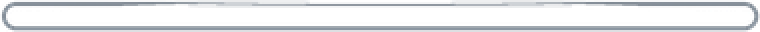
#> input picture art/assets/ui/ui_bar_frame_v1.png, 380 x 16 px (shown 2 times larger); its folder holds only this picture in this run
$ python ui_build.py
#> lines starting #> are read from the running program, lines starting #| are printed output that depends on the picture; after the words box and inside, x2 and y2 are one past the last pixel; in counts of white or black regions, pixels touching at a corner belong together
#!/usr/bin/env python3
# -*- coding: utf-8 -*-
"""ui_build.py —— 九宫格 UI 精确生成器

为什么 UI 不能直接拿 AI 出图进引擎（第 5 批实测结论）：
  九宫格要成立，四边距 / 圆角半径 / 内描边宽度必须**像素级严格一致**，且
  可拉伸区的像素必须**完全均匀**（方差为 0）。生成模型做不到这两条：
  同一张图里的四个材质块，圆角与描边肉眼看都不一样，直接切九宫格拉伸必出接缝。

所以本批走双轨：
  · 几何（圆角、描边、边距、1px alpha 边）—— 本脚本逐像素精确绘制，4x 超采样
  · 材质（磨损、烟熏、划痕）        —— 从 art/raw/ui 的 AI 材质图取纹理，
                                       只铺在四角 32px 区块内，且径向淡出到区块边界
  边缘中段与中心保持纯色，保证拉伸不变形 —— 这是九宫格唯一正确的做法。

用法：
  python ui_build.py                       # 生成全部
  python ui_build.py --outdir D:/x/ui      # 指定输出
  python ui_build.py --verify              # 只跑验收，不写文件

输出全部 RGBA，几何全在整数像素上。
依赖：pillow
"""

from __future__ import annotations

import argparse
import math
import random
from pathlib import Path

from PIL import Image, ImageDraw, ImageFilter

# ---------------- 色板（与 ui/hud.gd 对齐） ----------------
INK = (15, 18, 23, 255)          # #0F1217 面板底
INK_DEEP = (10, 13, 17, 255)     # 条槽更暗
PLATE = (26, 31, 38, 255)        # #1A1F26 板面亮面
STROKE = (42, 48, 56, 255)       # #2A3038 内描边
BTN = (58, 66, 76, 255)          # #3A424C 按钮面
BTN_HI = (70, 79, 91, 255)       # 按钮上半略亮
EMBER = (232, 131, 74, 255)      # #E8834A 强调
OCHRE = (194, 162, 119, 255)     # #C2A277 夯土
OCHRE_D = (138, 111, 82, 255)    # #8A6F52 夯土暗
IRON = (183, 195, 207, 255)      # #B7C3CF
PAPER = (235, 240, 247, 255)     # #EBF0F7
RED = (217, 72, 47, 255)         # #D9482F

S = 4  # 超采样倍率


def q(v: float) -> int:
    return int(round(v * S))


def new(w: int, h: int) -> Image.Image:
    return Image.new("RGBA", (q(w), q(h)), (0, 0, 0, 0))


def down(im: Image.Image, w: int, h: int) -> Image.Image:
    return im.resize((w, h), Image.LANCZOS)


def rrect_mask(w: int, h: int, r: float) -> Image.Image:
    m = Image.new("L", (q(w), q(h)), 0)
    ImageDraw.Draw(m).rounded_rectangle([0, 0, q(w) - 1, q(h) - 1], radius=q(r), fill=255)
    return m


def rrect(img: Image.Image, box, r: float, fill=None, outline=None, width: float = 1) -> None:
    d = ImageDraw.Draw(img)
    d.rounded_rectangle([q(box[0]), q(box[1]), q(box[2]), q(box[3])],
                        radius=q(r), fill=fill, outline=outline,
                        width=max(1, q(width)) if outline else 0)


def flat(img: Image.Image, color) -> Image.Image:
    layer = Image.new("RGBA", img.size, color)
    return layer


# ---------------- 材质纹理（来自 AI 材质图） ----------------

_TEX_CACHE: dict[str, Image.Image | None] = {}


def load_tex(raw_dir: Path) -> Image.Image | None:
    """取 AI 材质图里左上那块铁板的内部区域作为磨损纹理。"""
    key = str(raw_dir)
    if key in _TEX_CACHE:
        return _TEX_CACHE[key]
    cands = sorted(raw_dir.glob("*.png")) if raw_dir.exists() else []
    tex = None
    if cands:
        src = Image.open(cands[0]).convert("RGB")
        w, h = src.size
        # 左上象限内部，避开铆钉与边缘
        crop = src.crop((int(w * 0.16), int(h * 0.16), int(w * 0.44), int(h * 0.44)))
        tex = crop.resize((160, 160), Image.LANCZOS).convert("L")
    _TEX_CACHE[key] = tex
    return tex


def proc_wear(B: int, seed: int, amp: float) -> list[list[int]]:
    """程序化磨损：返回 B×B 的有符号明度偏移表（纯 Python，不依赖 numpy）。

    为什么放弃 AI 纹理：实测 AI 出的铁板中段明度 std 只有 4.2（铆钉那 174 的高光不算
    纹理），缩到 32px 角块后偏移不到 ±2，肉眼完全看不出四角有磨损 —— 等于没做。
    程序化可控：划痕方向、烟熏浓度、锈斑密度都能直接调，且固定 seed 可复现。

    三类痕迹分开生成，对应真实铁板的三种损伤：
      · 划痕 scratch —— 细长直线，方向随机，受光侧提亮、背光侧压暗（一明一暗成对出现）
      · 烟熏 soot    —— 低频团块，只压暗，集中在外角
      · 锈斑 rust    —— 稀疏小点，提亮（锈是浅褐色，在近黑底上是亮点）
    """
    rnd = random.Random(seed)
    off = [[0.0] * B for _ in range(B)]

    # 低频烟熏：几团高斯，中心偏外角
    for _ in range(3):
        cx = rnd.uniform(-0.1, 0.55) * B
        cy = rnd.uniform(-0.1, 0.55) * B
        sg = rnd.uniform(0.22, 0.42) * B
        amt = rnd.uniform(0.7, 1.0)
        for y in range(B):
            dy = (y - cy) / sg
            for x in range(B):
                dx = (x - cx) / sg
                g = math.exp(-(dx * dx + dy * dy) * 0.5)
                if g > 0.01:
                    off[y][x] -= amp * 0.55 * amt * g

    # 细长划痕
    for _ in range(5):
        a = rnd.uniform(0, math.pi)
        L = rnd.uniform(0.28, 0.62) * B
        x0 = rnd.uniform(0.05, 0.75) * B
        y0 = rnd.uniform(0.05, 0.75) * B
        dx, dy = math.cos(a), math.sin(a)
        thick = rnd.choice((0.8, 1.0, 1.2))
        bright = rnd.uniform(0.55, 1.0)
        steps = int(L * 2)
        for i in range(steps):
            t = i / float(steps)
            px = x0 + dx * L * t
            py = y0 + dy * L * t
            # 划痕本身提亮，紧邻下方 1px 压暗（受光沟槽的读法）
            for oy, val in ((0.0, amp * bright), (thick, -amp * bright * 0.55)):
                for ox in (-0.5, 0.0, 0.5):
                    xi = int(px + ox)
                    yi = int(py + oy)
                    if 0 <= xi < B and 0 <= yi < B:
                        off[yi][xi] += val * (1.0 - abs(ox) * 0.6)

    # 锈斑
    for _ in range(14):
        cx = rnd.uniform(0, 1) * B
        cy = rnd.uniform(0, 1) * B
        r = rnd.uniform(0.6, 1.6)
        val = rnd.uniform(0.25, 0.7) * amp
        for y in range(max(0, int(cy - r - 1)), min(B, int(cy + r + 2))):
            for x in range(max(0, int(cx - r - 1)), min(B, int(cx + r + 2))):
                if (x - cx) ** 2 + (y - cy) ** 2 <= r * r:
                    off[y][x] += val

    return off


def apply_wear(img: Image.Image, block: int, tex: Image.Image | None, strength: float = 0.5,
               base_col=INK, seed: int = 7) -> Image.Image:
    """把四角磨损叠到图上，保留原 alpha。

    v3 起改为**程序化双向明暗偏移**。两条历史教训：
      1. 乘算在深底上是死路 —— 面板 #0F1217 乘任何系数仍在 0–23，看不出磨损（v2 实测）。
      2. AI 纹理起伏不够 —— 铁板中段明度 std 仅 4.2，缩到 32px 角块后偏移 ±2，肉眼不可见。
    现在：base + offset，offset 含划痕（成对明暗）、烟熏（只压暗）、锈斑（提亮）。
    衰减 falloff = (1-x/B)^1.15 * (1-y/B)^1.15，在角块两条内边界严格为 0，
    区块尺寸严格等于九宫格边距，绝不越界（v1 越界后中心区实测 127 种颜色）。
    """
    W = img.size[0] // S
    H = img.size[1] // S
    B = block
    amp = 30.0 * strength
    base = proc_wear(B, seed, amp)

    out = img.copy()
    op = out.load()
    for idx, (cx0, cy0) in enumerate(((0, 0), (W - B, 0), (0, H - B), (W - B, H - B))):
        # 每个角各自生成一套痕迹（不同 seed），并朝外角衰减
        off = proc_wear(B, seed * 31 + idx * 977, amp)
        for y in range(B):
            wy = (1.0 - y / float(B)) ** 1.15
            gy = cy0 + (y if idx < 2 else B - 1 - y)
            for x in range(B):
                wv = wy * ((1.0 - x / float(B)) ** 1.15)
                d = int(off[y][x] * wv)
                if d == 0:
                    continue
                gx = cx0 + (x if idx in (0, 2) else B - 1 - x)
                for sy in range(S):
                    for sx in range(S):
                        px, py = gx * S + sx, gy * S + sy
                        r, g, b, a = op[px, py]
                        if a == 0:
                            continue
                        op[px, py] = (max(0, min(255, r + d)), max(0, min(255, g + d)),
                                      max(0, min(255, b + d)), a)
    return out


def rivet(img: Image.Image, cx: float, cy: float, r: float = 3.0) -> None:
    d = ImageDraw.Draw(img)
    # 外圈暗
    d.ellipse([q(cx - r), q(cy - r), q(cx + r), q(cy + r)], fill=STROKE)
    # 左上受光
    d.ellipse([q(cx - r + 0.7), q(cy - r + 0.7), q(cx + r - 1.4), q(cy + r - 1.4)], fill=IRON)
    d.ellipse([q(cx - r + 1.4), q(cy - r + 1.4), q(cx + r - 2.2), q(cy + r - 2.2)], fill=STROKE)


# ---------------- 各资产 ----------------

def build_panel(w: int, h: int, radius: float, border: int, tex, wear_strength: float = 0.55,
                with_rivets: bool = True) -> Image.Image:
    """九宫格面板：细节只在四角 border×border 区块内，其余纯色。"""
    img = new(w, h)
    mask = rrect_mask(w, h, radius)
    img.paste(flat(img, INK), (0, 0), mask)
    img = apply_wear(img, border, tex, wear_strength)
    img.putalpha(mask)
    # 内描边：贴边 4px 处，2px 宽
    st = new(w, h)
    rrect(st, (4, 4, w - 4, h - 4), max(2, radius - 4), outline=STROKE, width=2)
    img = Image.alpha_composite(img, st)
    if with_rivets:
        inset = border * 0.55
        for cx, cy in ((inset, inset), (w - inset, inset), (inset, h - inset), (w - inset, h - inset)):
            rivet(img, cx, cy, r=min(3.4, border * 0.11))
    img.putalpha(mask)
    return img


def build_button(w: int, h: int, state: str, tex) -> Image.Image:
    radius, border = 20, 24
    img = new(w, h)
    mask = rrect_mask(w, h, radius)
    fill = new(w, h)
    off = 2 if state == "pressed" else 0
    if state == "pressed":
        rrect(fill, (0, off, w, h + off), radius,
              fill=tuple(int(c * 0.85) for c in BTN[:3]) + (255,))
    elif state == "disabled":
        rrect(fill, (0, 0, w, h), radius, fill=(56, 59, 63, 255))
    else:
        rrect(fill, (0, 0, w, h), radius, fill=BTN)
    img.paste(fill, (0, 0), mask)
    img = apply_wear(img, border, tex, 0.35, BTN)
    img.putalpha(mask)
    # 亮面/描边一律做成「等宽边框元素」，不画横向色带。
    # v1 用了一条横向 2 阶色块做"上面略亮"，导致左右边缘条带在垂直拉伸时被拉成模糊带，
    # 验收直接测出 left=9 / right=11 种颜色。九宫格里任何横向色带都必须落在角块内。
    st = new(w, h)
    rrect(st, (3, 3 + off, w - 3, h - 3 + off), radius - 3, outline=STROKE, width=2)
    d = ImageDraw.Draw(st)
    d.line([(q(4), q(4 + off)), (q(w - 4), q(4 + off))],
           fill=(255, 255, 255, 20), width=q(1))
    img = Image.alpha_composite(img, st)
    if state != "disabled":
        bar = new(w, h)
        rrect(bar, (5, 7 + off, 9, h - 7 + off), 2, fill=EMBER)
        img = Image.alpha_composite(img, bar)
    if state == "disabled":
        hatch = new(w, h)
        d = ImageDraw.Draw(hatch)
        for i in range(-q(h), q(w) + q(h), q(14)):
            d.line([(i, 0), (i + q(h), q(h))], fill=(255, 255, 255, 26), width=q(1.5))
        hatch.putalpha(Image.composite(hatch.split()[3], Image.new("L", hatch.size, 0), mask))
        img = Image.alpha_composite(img, hatch)
    img.putalpha(mask)
    return img


def build_bar(w: int, h: int, kind: str) -> Image.Image:
    """血条三件套。frame **必须中空** —— v1 画成实心板，叠上去直接把填充盖死了。"""
    img = new(w, h)
    radius = h / 2.0
    if kind == "frame":
        # 只画 2px 环，内部全透明。描边用 IRON 而不是 STROKE：
        # STROKE #2A3038 在 #0F1217 底上对比度只有 1.6:1，缩到 1x 就看不见了，
        # 血条会读成"没有框"。改用 #B7C3CF 的 45% 混合色作为金属亮边。
        d = ImageDraw.Draw(img)
        edge = tuple(int(STROKE[i] + (IRON[i] - STROKE[i]) * 0.62) for i in range(3)) + (255,)
        d.rounded_rectangle([q(1), q(1), q(w - 1), q(h - 1)], radius=q(radius),
                            outline=edge, width=q(2))
        # 上缘一道 1px 高光，暗示金属边框厚度
        d.arc([q(1), q(1), q(w - 1), q(h - 1)], 190, 350, fill=(255, 255, 255, 70), width=q(1))
        return img
    mask = rrect_mask(w, h, radius)
    if kind == "bg":
        img.paste(flat(img, INK_DEEP), (0, 0), mask)
    else:  # fill：纯白，交给代码 modulate 染色
        img.paste(flat(img, (255, 255, 255, 255)), (0, 0), mask)
    img.putalpha(mask)
    return img


def cell_polygon(w: int, h: int, notch: bool) -> list[tuple[float, float]]:
    """碎裂砖格轮廓：切角 + 可选顶部三角缺口。"""
    c = min(w, h) * 0.16
    pts = [(c, 0), (w - c, 0), (w, c * 0.8), (w, h - c * 0.5), (w - c * 0.7, h),
           (c * 0.6, h), (0, h - c * 0.6), (0, c * 0.9)]
    if notch:
        nx = w * 0.5
        nw = w * 0.22
        nd = h * 0.34
        pts = [(c, 0), (nx - nw, 0), (nx, nd), (nx + nw, 0), (w - c, 0),
               (w, c * 0.8), (w, h - c * 0.5), (w - c * 0.7, h),
               (c * 0.6, h), (0, h - c * 0.6), (0, c * 0.9)]
    return [(x * S, y * S) for x, y in pts]


def build_wall_cell(w: int, h: int, state: str) -> Image.Image:
    img = new(w, h)
    d = ImageDraw.Draw(img)
    if state == "breached":
        d.polygon(cell_polygon(w, h, True), fill=INK_DEEP)
        d.line(cell_polygon(w, h, True) + [cell_polygon(w, h, True)[0]],
               fill=(*OCHRE_D[:3], 170), width=q(1.6), joint="curve")
        return img
    d.polygon(cell_polygon(w, h, False), fill=OCHRE)
    # 底部与右侧压暗做厚度
    d.polygon([(0, h), (w, h), (w, h - h * 0.22), (w - w * 0.05, h - h * 0.18),
               (w * 0.05, h - h * 0.18)], fill=OCHRE_D)
    d.line(cell_polygon(w, h, False) + [cell_polygon(w, h, False)[0]],
           fill=(*OCHRE_D[:3], 255), width=q(1.2), joint="curve")
    if state == "damaged":
        # 裂纹：从上缘缺口处向下分叉，形状而非仅靠颜色
        d.line([(q(w * 0.5), q(h * 0.02)), (q(w * 0.42), q(h * 0.45)), (q(w * 0.55), q(h * 0.95))],
               fill=(72, 58, 42, 255), width=q(1.6))
        d.line([(q(w * 0.42), q(h * 0.45)), (q(w * 0.24), q(h * 0.68))],
               fill=(72, 58, 42, 255), width=q(1.2))
        # 右上缺角
        d.polygon([(q(w), q(h * 0.0)), (q(w - w * 0.26), q(0)), (q(w), q(h * 0.34))],
                  fill=(0, 0, 0, 0))
    return img


def build_slot(w: int, h: int, tex) -> Image.Image:
    radius = 6
    img = new(w, h)
    mask = rrect_mask(w, h, radius)
    img.paste(flat(img, INK), (0, 0), mask)
    img = apply_wear(img, 24, tex, 0.4)
    img.putalpha(mask)
    st = new(w, h)
    rrect(st, (0.5, 0.5, w - 0.5, h - 0.5), radius, outline=STROKE, width=1)
    rrect(st, (4.5, 4.5, w - 4.5, h - 4.5), radius - 2, outline=(255, 255, 255, 16), width=1)
    img = Image.alpha_composite(img, st)
    # 四角短刻线（不做铆钉，避免与面板抢)
    t = new(w, h)
    d = ImageDraw.Draw(t)
    L = 10
    for sx, sy, dx, dy in ((0, 0, 1, 1), (1, 0, -1, 1), (0, 1, 1, -1), (1, 1, -1, -1)):
        x = 3 if sx == 0 else w - 3
        y = 3 if sy == 0 else h - 3
        d.line([(q(x), q(y)), (q(x + dx * L), q(y))], fill=STROKE, width=q(1.5))
        d.line([(q(x), q(y)), (q(x), q(y + dy * L))], fill=STROKE, width=q(1.5))
    img = Image.alpha_composite(img, t)
    img.putalpha(mask)
    return img


def build_card(w: int, h: int, border: int, tex) -> Image.Image:
    """奖励卡框：**灰度底**，四主题靠代码 modulate 染色，一套图四用。"""
    radius = 10
    img = new(w, h)
    mask = rrect_mask(w, h, radius)
    g = (200, 200, 200, 255)
    g_d = (150, 150, 150, 255)
    gi = (60, 60, 60, 255)
    img.paste(flat(img, g), (0, 0), mask)
    # 内部镂空：**内圆角必须为 0**。v1 用了 radius-4=6，内圆角的弧线会越过 20px
    # 角块边界（实测在 22px 处出现 5 种杂色），越过的那几像素就落在可拉伸区里。
    # 卡框的"外圆内方"是九宫格的基本形态，不是妥协。
    inner = new(w, h)
    rrect(inner, (border, border, w - border, h - border), 0, fill=gi)
    img = Image.alpha_composite(img, inner)
    img = apply_wear(img, border, tex, 0.3, g)
    img.putalpha(mask)
    st = new(w, h)
    rrect(st, (border - 1, border - 1, w - border + 1, h - border + 1), 0, outline=g_d, width=1)
    rrect(st, (2, 2, w - 2, h - 2), radius - 1, outline=g_d, width=2)
    img = Image.alpha_composite(img, st)
    for cx, cy in ((border * 0.5 + 3, border * 0.5 + 3), (w - border * 0.5 - 3, border * 0.5 + 3),
                   (border * 0.5 + 3, h - border * 0.5 - 3), (w - border * 0.5 - 3, h - border * 0.5 - 3)):
        d = ImageDraw.Draw(img)
        d.ellipse([q(cx - 2), q(cy - 2), q(cx + 2), q(cy + 2)], fill=g_d)
    img.putalpha(mask)
    return img


def build_crosshair(size: int) -> Image.Image:
    """4 段开口圆环 + 中心点。开口对应散射角（0.06 rad ≈ 3.4°，视觉上放大到 24°），不用红色。

    几何约定（v1 画反了）：
      · 弧段位于**上下左右**，缺口落在**对角线** —— 这是准星的通用读法，
        玩家视线沿十字方向，"十字通、斜角断"才不挡视线。v1 让缺口正对四个方向、
        短刺也正对四个方向，读起来像一个"十字架靶"而不是准星。
      · 短刺从弧段内侧向内指，长度不超过半径的 40%，不与中心点相连。
    """
    img = new(size, size)
    d = ImageDraw.Draw(img)
    c = size / 2.0
    r = size * 0.36
    gap_deg = 24.0                      # 对角线处的缺口角度
    col = (*PAPER[:3], 235)
    box = [q(c - r), q(c - r), q(c + r), q(c + r)]
    for k in range(4):
        ctr = k * 90                    # 弧段中心在 0/90/180/270
        d.arc(box, ctr - (90 - gap_deg) / 2, ctr + (90 - gap_deg) / 2, fill=col, width=q(2))
    # 四向短刺：从弧内侧向内，留 8% 空隙不与圆心相连
    for k in range(4):
        a = math.radians(k * 90)
        d.line([(q(c + math.cos(a) * r * 0.74), q(c + math.sin(a) * r * 0.74)),
                (q(c + math.cos(a) * r * 0.46), q(c + math.sin(a) * r * 0.46))],
               fill=(*PAPER[:3], 175), width=q(1.4))
    d.ellipse([q(c - 1), q(c - 1), q(c + 1), q(c + 1)], fill=col)
    return img


def build_danger_edge(w: int, h: int, band: int, peak: float = 0.35) -> Image.Image:
    """四边向内脉动条：边缘峰值 alpha=peak*255，向内线性衰减到 0。不做圆角。"""
    img = Image.new("RGBA", (q(w), q(h)), (0, 0, 0, 0))
    px = img.load()
    for y in range(h):
        for x in range(w):
            dmin = min(x, y, w - 1 - x, h - 1 - y)
            if dmin >= band:
                continue
            t = 1.0 - dmin / float(band)
            a = int(peak * 255 * (t ** 1.6))
            if a <= 0:
                continue
            for dy in range(S):
                for dx in range(S):
                    px[x * S + dx, y * S + dy] = (RED[0], RED[1], RED[2], a)
    return img


def build_chevron(size: int) -> Image.Image:
    img = new(size, size)
    d = ImageDraw.Draw(img)
    m = size * 0.5
    d.polygon([(q(m), q(size * 0.12)), (q(size * 0.9), q(size * 0.84)),
               (q(m), q(size * 0.62)), (q(size * 0.1), q(size * 0.84))], fill=RED)
    return img


# ---------------- 验收 ----------------

def verify_flat(img: Image.Image, border: int, label: str) -> dict:
    """九宫格的硬判据：可拉伸区方差必须为 0。"""
    w, h = img.size
    rgb = img.convert("RGB")
    px = rgb.load()
    # 中心区（避开四角与四边中段）
    cx0, cy0 = border, border
    cx1, cy1 = w - border, h - border
    vals = set()
    for y in range(cy0 + 2, cy1 - 2):
        for x in range(cx0 + 2, cx1 - 2):
            vals.add(px[x, y])
    # 四边中段的中间 1/3（会被单向拉伸）
    edges = {
        "top": [(x, border // 2) for x in range(w // 3, w * 2 // 3)],
        "bottom": [(x, h - border // 2) for x in range(w // 3, w * 2 // 3)],
        "left": [(border // 2, y) for y in range(h // 3, h * 2 // 3)],
        "right": [(w - border // 2, y) for y in range(h // 3, h * 2 // 3)],
    }
    edge_uniq = {k: len({px[x, y] for x, y in v}) for k, v in edges.items()}
    alpha = img.split()[3]
    a_min, a_max = alpha.getextrema()
    return {
        "name": label,
        "size": f"{w}x{h}",
        "center_unique_colors": len(vals),
        "edge_unique": edge_uniq,
        "alpha_range": (a_min, a_max),
    }


def main() -> None:
    ap = argparse.ArgumentParser()
    ap.add_argument("--outdir", default="art/assets/ui")
    ap.add_argument("--raw", default="art/raw/ui")
    ap.add_argument("--verify", action="store_true")
    args = ap.parse_args()

    root = Path(__file__).resolve().parent.parent
    outdir = root / args.outdir
    outdir.mkdir(parents=True, exist_ok=True)
    tex = load_tex(root / args.raw)
#> in load_tex, `tex = crop.resize((160, 160), Image.LANCZOS).convert("L")`:
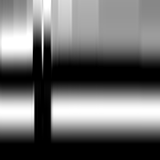
#> tex: PIL image 160x160 L; min 0, max 255, mean 109.1

    made: list[tuple[str, Image.Image]] = []

    # 1 面板 512² 边距 32 圆角 20
    p = down(build_panel(512, 512, 20, 32, tex), 512, 512)
#> in rrect_mask, `ImageDraw.Draw(m).rounded_rectangle([0, 0, q(w) - 1, q(h) - 1], radius..`:
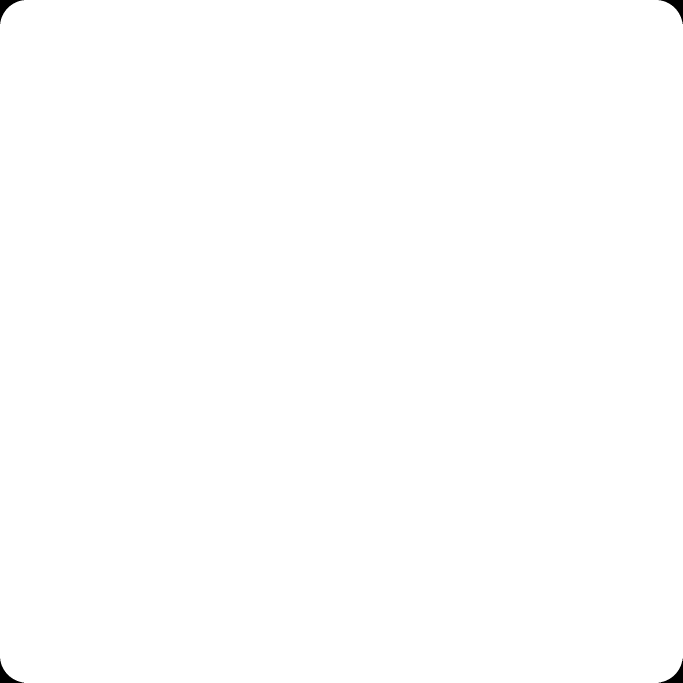
#> m: PIL image 2048x2048 L (shown at 1/3 size); 99.9% white; 4 black regions, box (x1, y1, x2, y2) and area: (0, 0, 72, 72) 1400, (1976, 0, 2048, 72) 1400, (0, 1976, 72, 2048) 1400, (1976, 1976, 2048, 2048) 1400
#> in down, `return im.resize((w, h), Image.LANCZOS)`:
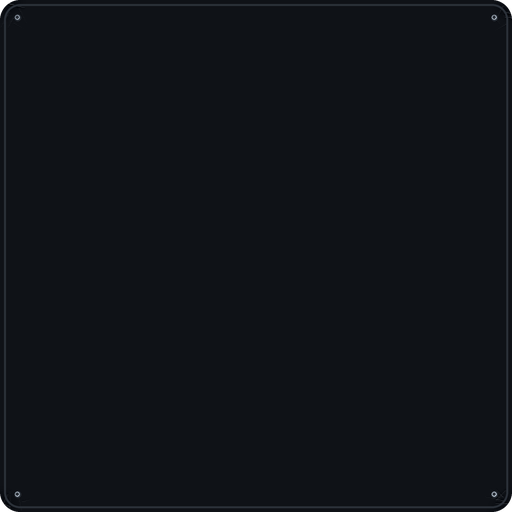
#> returned value: PIL image 512x512 RGBA; mean R, G, B, A 15.4, 18.5, 23.5, 254.7; transparent parts drawn white
    made.append(("ui_panel_bastion_normal_v1.png", p))

    # 2 按钮 240×88 三态，边距 24 圆角 20
    for st in ("normal", "pressed", "disabled"):
        b = down(build_button(240, 88, st, tex), 240, 88)
        made.append((f"ui_btn_primary_{st}_v1.png", b))
#> this loop made 3 passes
#> pass 1, in build_button, `mask = rrect_mask(w, h, radius)`:
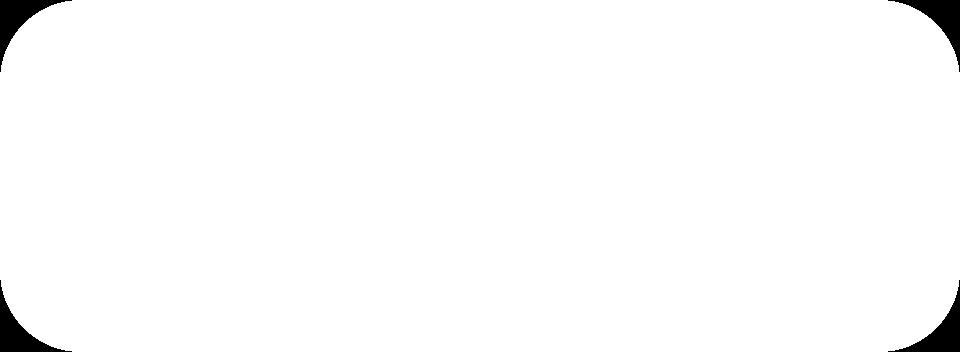
#> mask: PIL image 960x352 L; 98.3% white; 4 black regions, box (x1, y1, x2, y2) and area: (0, 0, 72, 72) 1400, (888, 0, 960, 72) 1400, (0, 280, 72, 352) 1400, (888, 280, 960, 352) 1400
#> pass 1, in apply_wear (call 2), `out = img.copy()`:
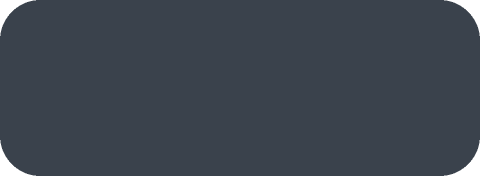
#> out: PIL image 960x352 RGBA (shown at 1/2 size); mean R, G, B, A 57, 64.9, 74.7, 250.8; transparent parts drawn white
#> after the loop, made = 4 items

    # 3 血条三件套 380×16
    for kind in ("frame", "bg", "fill"):
        bar = down(build_bar(380, 16, kind), 380, 16)
        made.append((f"ui_bar_{kind}_v1.png", bar))
#> this loop made 3 passes
#> pass 2, in flat (call 2), `layer = Image.new("RGBA", img.size, color)`:
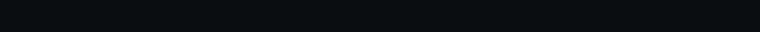
#> layer: PIL image 1520x64 RGBA (shown at 1/2 size); mean R, G, B, A 10, 13, 17, 255
#> after the loop, made = 7 items

    # 4 城墙 7 格：格子本体出 48 与 24 两档（24 仅存在性证明）
    for state in ("intact", "damaged", "breached"):
        c = down(build_wall_cell(48, 36, state), 48, 36)
        made.append((f"ui_wall_cell_{state}_48.png", c))
        c24 = down(build_wall_cell(48, 36, state), 24, 18)
        made.append((f"ui_wall_cell_{state}_24.png", c24))
#> this loop made 3 passes
#> pass 1, in main, `c24 = down(build_wall_cell(48, 36, state), 24, 18)`:
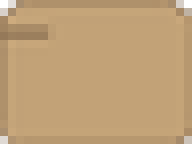
#> c24: PIL image 24x18 RGBA (shown 8 times larger); mean R, G, B, A 188.9, 157.4, 115.6, 251.1; transparent parts drawn white
#> after the loop, made = 13 items
    # 组装条：7 格，gap 4（48 档）/ gap 2（24 档）
    for cw, ch, gap in ((48, 36, 4), (24, 18, 2)):
        strip = Image.new("RGBA", (cw * 7 + gap * 6, ch), (0, 0, 0, 0))
#> strip: PIL image 360x36 RGBA; every value is 0
#> (the rest of the program and of its run is left out)
